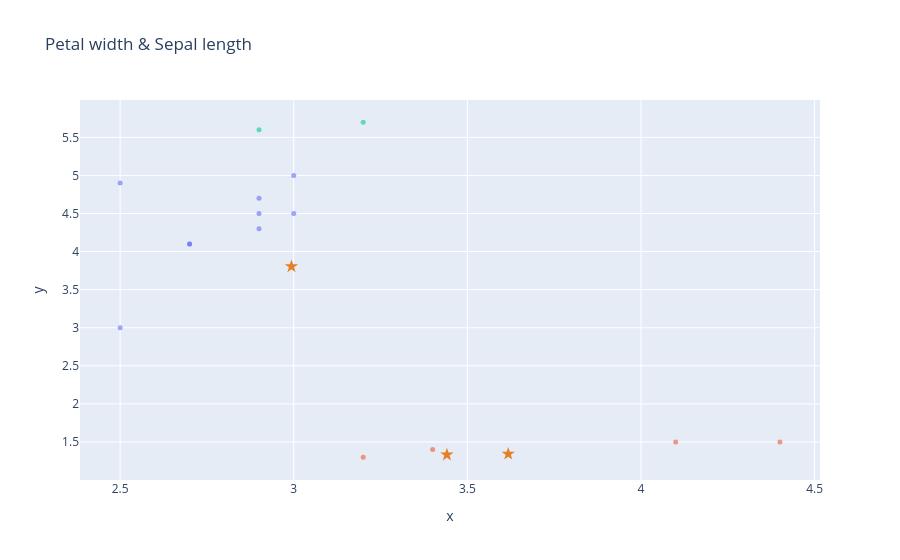

The code cell stored with this chart in its notebook:
### Code cell
fig = plot_dataframe(validation[:, 1:3], title='Blobs Dataset', label=y_validation)
for i, centroid in enumerate(centroids):
    fig = plot_centroid(fig, centroid[1:3], colors=["#e67e22"], marker_size=10, symbol='star', name=f'Centroid {i+1}')
fig.update_layout(showlegend=False, title='Petal width & Sepal length')
fig.show()

### Figure 1 — Plotly figure (JSON) as saved in the notebook; plotly's stock layout.template omitted (floating-point values rounded to 4 significant figures)
{"data": [{"hovertemplate": "color=#82e0aa<br>x=%{x}<br>y=%{y}<extra></extra>", "legendgroup": "#82e0aa", "marker": {"color": "#636efa", "opacity": 0.6, "size": 5, "symbol": "circle"}, "mode": "markers", "name": "#82e0aa", "orientation": "v", "showlegend": true, "type": "scatter", "x": [2.9, 2.7, 3.0, 2.9, 2.5, 3.0, 2.7, 2.5, 2.9], "xaxis": "x", "y": [4.7, 4.1, 5.0, 4.3, 3.0, 4.5, 4.1, 4.9, 4.5], "yaxis": "y"}, {"hovertemplate": "color=#f7dc6f<br>x=%{x}<br>y=%{y}<extra></extra>", "legendgroup": "#f7dc6f", "marker": {"color": "#EF553B", "opacity": 0.6, "size": 5, "symbol": "circle"}, "mode": "markers", "name": "#f7dc6f", "orientation": "v", "showlegend": true, "type": "scatter", "x": [4.1, 3.4, 4.4, 3.2], "xaxis": "x", "y": [1.5, 1.4, 1.5, 1.3], "yaxis": "y"}, {"hovertemplate": "color=#f1948a<br>x=%{x}<br>y=%{y}<extra></extra>", "legendgroup": "#f1948a", "marker": {"color": "#00cc96", "opacity": 0.6, "size": 5, "symbol": "circle"}, "mode": "markers", "name": "#f1948a", "orientation": "v", "showlegend": true, "type": "scatter", "x": [3.2, 2.9], "xaxis": "x", "y": [5.7, 5.6], "yaxis": "y"}, {"marker": {"color": "#e67e22", "size": 10, "symbol": "star"}, "mode": "markers", "name": "Centroid 1", "type": "scatter", "x": [2.993], "y": [3.804]}, {"marker": {"color": "#e67e22", "size": 10, "symbol": "star"}, "mode": "markers", "name": "Centroid 2", "type": "scatter", "x": [3.441], "y": [1.332]}, {"marker": {"color": "#e67e22", "size": 10, "symbol": "star"}, "mode": "markers", "name": "Centroid 3", "type": "scatter", "x": [3.618], "y": [1.343]}], "layout": {"legend": {"title": {"text": "color"}, "tracegroupgap": 0}, "showlegend": false, "title": {"text": "Petal width & Sepal length"}, "xaxis": {"anchor": "y", "domain": [0, 1], "title": {"text": "x"}}, "yaxis": {"anchor": "x", "domain": [0, 1], "title": {"text": "y"}}}}
